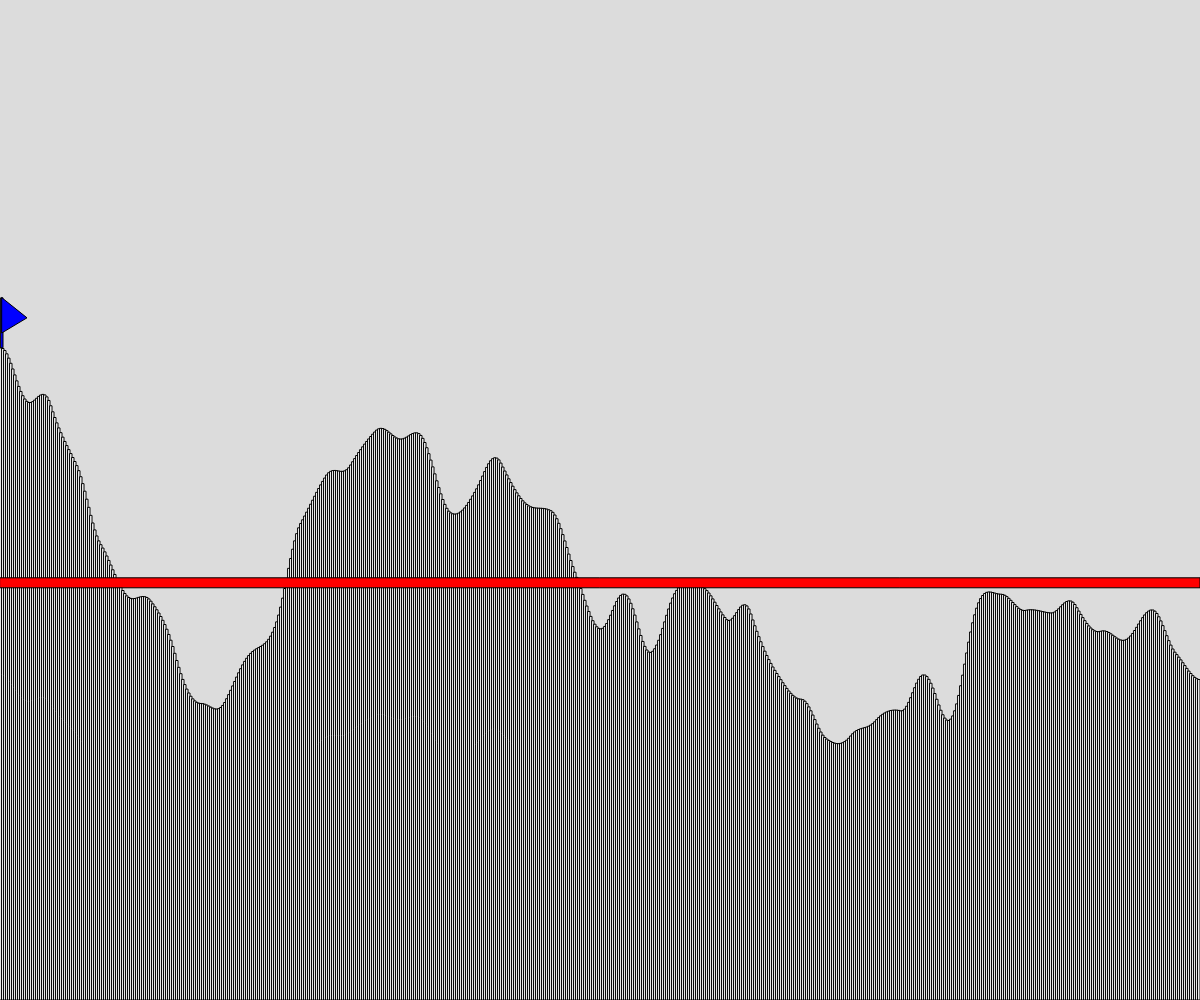
Frame 1 (no input)
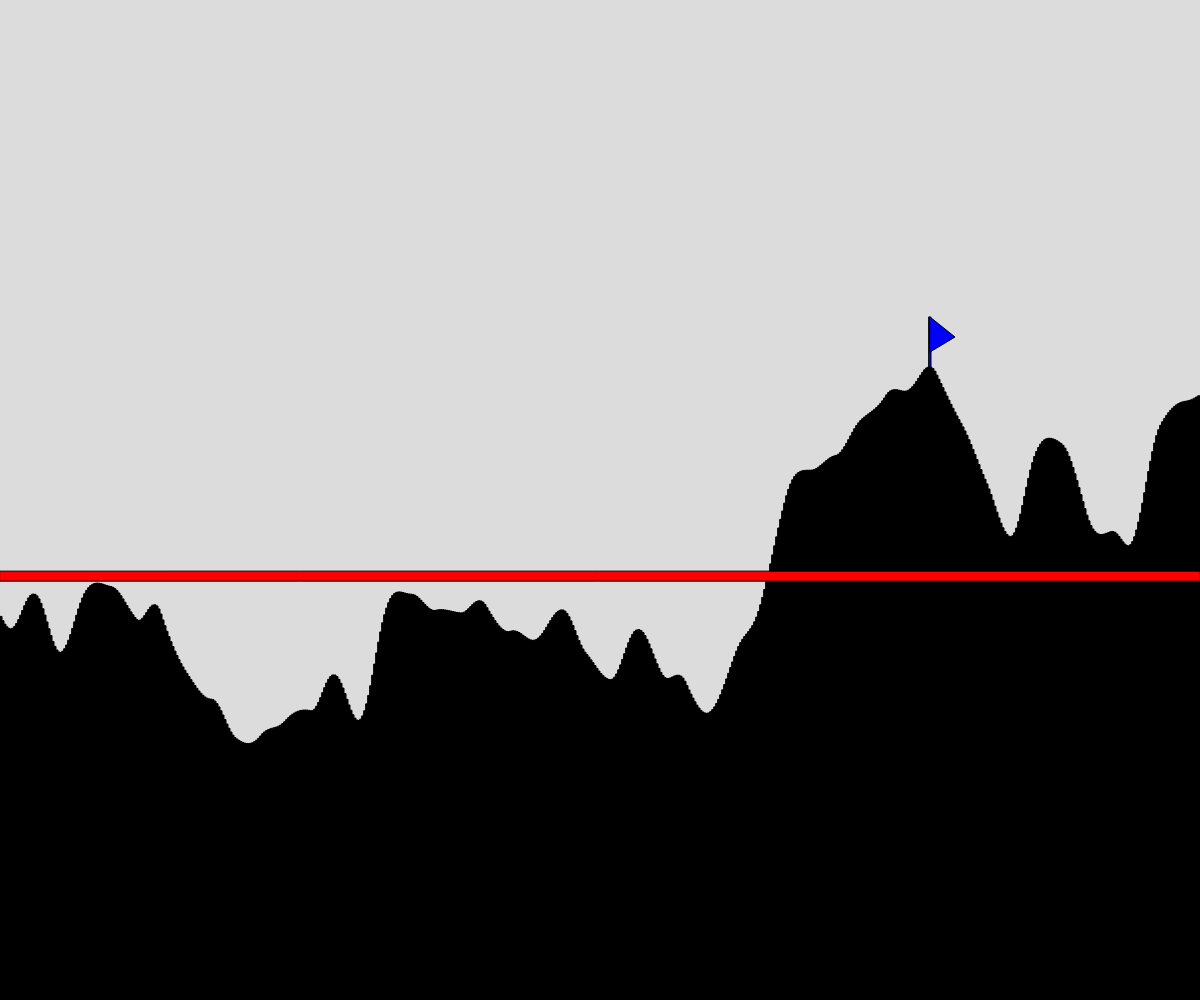
Frame 60 (no input)
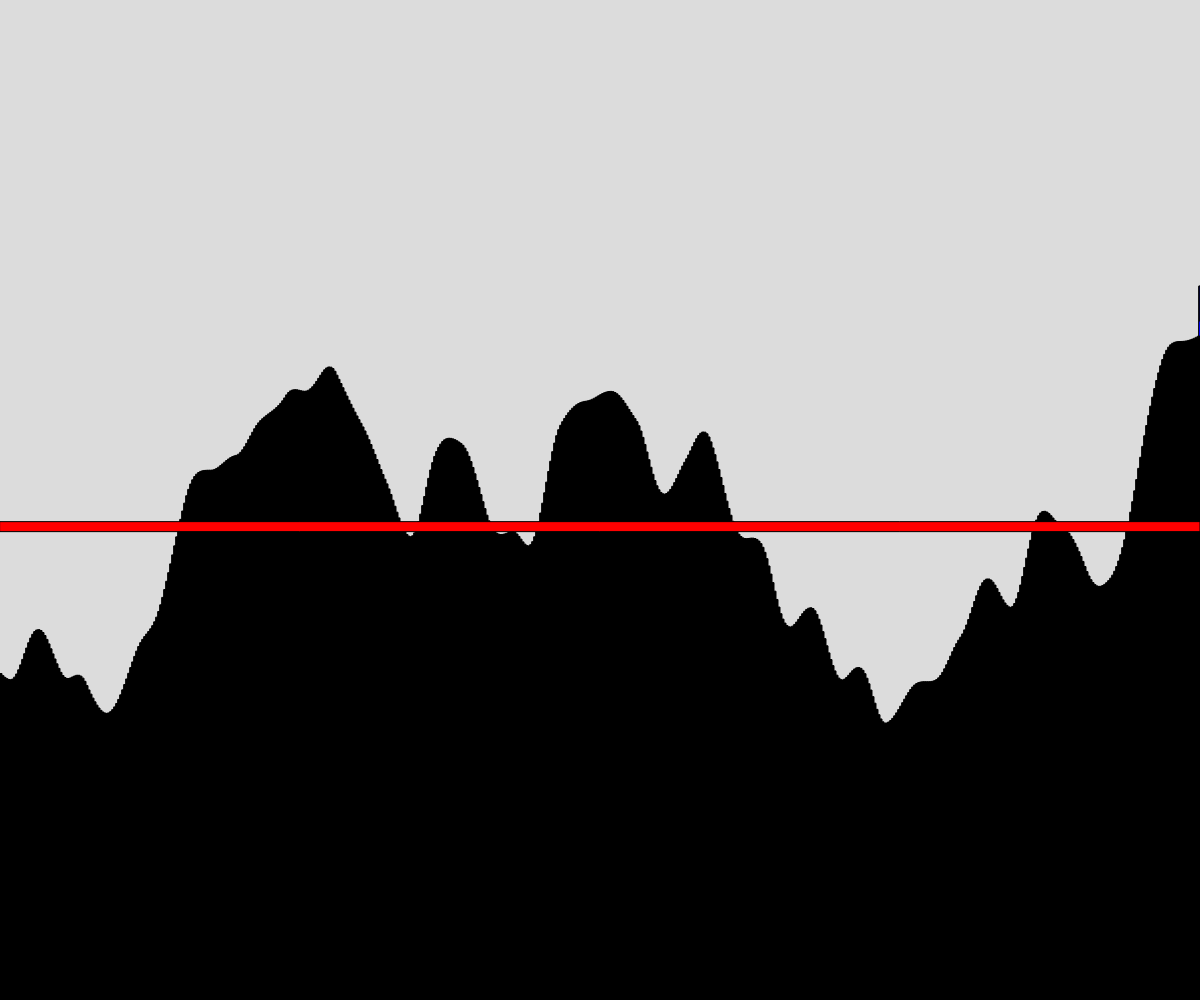
Frame 120 (the mouse pressed at the canvas centre since frame 60)

The p5.js sketch that drew these frames (run headless with seeded random() and noise() and a simulated clock; from frame 60 on, the mouse is pressed at the canvas centre):

// p5.js sketch
// ── sketch.js
// Perlin Noise Terrian
// Jack Johnston
// March, 5th, 2025



// INT VARIABLES THAT WILL BE USED LATER
let rectWidth = 2;
let savedNoiseSpot = 0;
let noiseStart = 2;
let noiseSpeed = 0.01;
let noiseChange = 0.05;
let biggestPeak = 0;
let peakLoc = 0;
let flagSet = 0;
savedNoiseSpot = noiseStart;
let avgCount = 0;
let addedHeight = 0;

function setup() {
  frameRate(60);
  createCanvas(windowWidth, windowHeight);
}

function draw() {
  background(220);
  changeWidth();
  generateTerrain();
  //dontAllow();
  
}

// this function is the function that creates the terrain
function generateTerrain(){

  // variables that will be used
  biggestPeak = 0;
  peakLoc = 0;
  flagSet = 0;
  addedHeight = 0;
  avgCount = 0;

  // used corners so that the rects will come from bottom up
  rectMode(CORNERS);

  // loop that creates the rects for the terrain
  for(let x = 0; x < width; x += rectWidth){
    // this will create a value from 0 - 1
    let randomNum = noise(noiseStart);
    //this takes the value that was created from noise()
    //and maps from 0 - width
    let rectHeight = map(randomNum, 0, 1, 0, height);

    // these variables are used for rect corners
    let x2 = x + rectWidth;
    //location of the top of the rect
    let y2 = height - rectHeight;
    
    //rects are created 
    rect(x, height, x2, y2);

    //this allows the terrain not to be flat
    //noise speed makes noise start increase by 0.01 
    //which shows the next value in the noiseSeed 
    noiseStart += noiseSpeed;

    // addedheight gets the sum of all the rects height
    addedHeight = addedHeight + y2;
    //counts how many rects are on the screen
    avgCount = avgCount + 1;

    // if the rect height is bigger than the
    // biggest peak that was last recorded
    if (rectHeight > biggestPeak){
      // x value of the peak
      peakLoc = x2;
      //record biggest height
      biggestPeak = rectHeight;
      //set flag to top of highest rect
      flagSet = height - rectHeight;
    }
  }

  //change noisestart by the previous recorded 
  // noise start + noiseChange
  noiseStart = savedNoiseSpot + noiseChange;
  //record what the current noise start was set to
  savedNoiseSpot = noiseStart;

  //            sum        count
  avgHeight(addedHeight, avgCount,);
  
  //         x         y
  drawFlag(peakLoc, flagSet);
}


//function that changes the width of the rects
function changeWidth(){
  //cant change rectWidth below 0.3
  //due to browser not responding if it gets too low
  if (rectWidth > 0.3){
    //decrease if left arrow press
    if (keyIsDown(LEFT_ARROW)){
      rectWidth -= 0.1;
      
    }
  }
  //increase if right arrow pressed
  if (keyIsDown(RIGHT_ARROW)){
    rectWidth += 0.1;
    
  }
}


// if user tries set rect width smaller than
// 0.3 it sets it back to 0.3

// did this because browser will not respond 
// if value to low
function dontAllow(){
  if (rectWidth < 0.3){
    rectWidth = 0.3;
  }
}

// puts a flag on the highest peak
function drawFlag(x,y){
  rectMode(CORNER);

  //the base of the flag
  fill(0, 0, 255);
  rect(x - 1, y - 50, 2, 50);

  //the flag
  fill(0, 0, 255);
  triangle(x, y - 50, x + 25, y - 30, x, y - 15);

  fill(0, 0, 0);
}

//var int
let ovrAvg = 0;

//function calculates the avg of all the rects height
//that are onscreen
function avgHeight(sum, count,){
  ovrAvg = sum/count;
  //the color of the line
  fill(255, 0, 0);
  rect(0, ovrAvg, width, ovrAvg - 10); 
}
